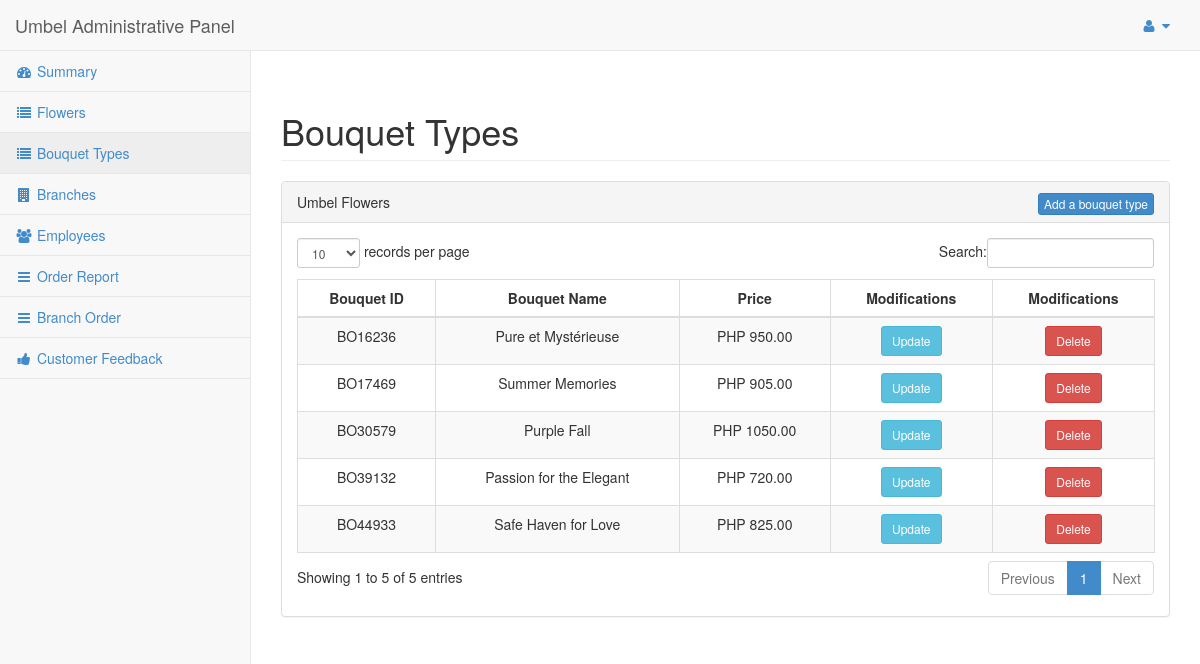
Page /admin/bouquets.php (signed in) on the committed database.
### tables this page shows
CREATE TABLE `bouquet` (
  `bo_ID` varchar(10) NOT NULL,
  `bo_name` varchar(100) NOT NULL,
  `bo_desc` text NOT NULL,
  `bo_price` int(10) NOT NULL,
  `bo_img` longblob,
  `bo_status` varchar(20) NOT NULL
);

### admin/bouquets.php (the view, shortened to what this page needs)
<?php
include('../functions/connect.php');
if(isset($_SESSION['user']) && $_SESSION['type'] == 'Administrator')
{
?>
<!DOCTYPE html>
<html lang="en">
<head>
    <link href="css/bootstrap.min.css" rel="stylesheet">
    <link href="css/plugins/metisMenu/metisMenu.min.css" rel="stylesheet">
    <link href="css/plugins/dataTables.bootstrap.css" rel="stylesheet">
    <link href="css/sb-admin-2.css" rel="stylesheet">
    <link href="font-awesome-4.1.0/css/font-awesome.min.css" rel="stylesheet" type="text/css">
</head>
<body>
    <div id="wrapper">
        <nav class="navbar navbar-default navbar-static-top" role="navigation" style="margin-bottom: 0">
            <div class="navbar-header">
                <div class="navbar-brand" href="#">Umbel Administrative Panel</div>
            </div>
        <ul class="nav navbar-top-links navbar-right">
                <li class="dropdown">
                    <a class="dropdown-toggle" data-toggle="dropdown" href="#">
                        <i class="fa fa-user fa-fw"></i>  <i class="fa fa-caret-down"></i>
                    </a>
                </li>
            </ul>
            <div class="navbar-default sidebar" role="navigation">
                <div class="sidebar-nav navbar-collapse">
                    <ul class="nav" id="side-menu">
                        <li>
                            <a href="index.php"><i class="fa fa-dashboard fa-fw"></i> Summary</a>
                        </li>
                        <li>
                            <a href="products.php"><i class="fa fa-list fa-fw"></i> Flowers</a>
                        </li>
                        <li>
                            <a class="active" href="bouquets.php"><i class="fa fa-list fa-fw"></i> Bouquet Types</a>
                        </li>
                        <li>
                            <a href="branches.php"><i class="fa fa-building fa-fw"></i> Branches</a>
                        </li>
                        <li>
                            <a href="employees.php"><i class="fa fa-group fa-fw"></i> Employees</a>
                        </li>
                        <li>
                            <a href="order_report.php"><i class="fa fa-reorder fa-fw"></i> Order Report</a>
                        </li>
                        <li>
                            <a href="branch_order.php"><i class="fa fa-reorder fa-fw"></i> Branch Order</a>
                        </li>
                        <li>
                            <a href="feedback.php"><i class="fa fa-thumbs-up fa-fw"></i> Customer Feedback</a>
                        </li>
                    </ul>
                </div>
            </div>
        </nav>
        <div id="page-wrapper">
            <div class="row">
                <div class="col-lg-12">
                    <br>
                    <h1 class="page-header">Bouquet Types</h1>
                </div>
            </div>
            <div class="row">
                <div class="col-lg-12">
                    <div class="panel panel-default">
                        <div class="panel-heading">
                           Umbel Flowers
                           <span class="navbar-right"><a href = 'new_bouquetType.php'><button type="button" class="btn btn-primary btn-xs">Add a bouquet type</button></a></span>
                        </div>
                        <div class="panel-body">
                            <div class="table-responsive">
                                <table class="table table-striped table-bordered table-hover" id="dataTables-example">
                                    <thead>
                                        <tr>
                                            <th><center>Bouquet ID</center></th>
                                            <th><center>Bouquet Name</center></th>
                                            <th><center>Price</center></th>
                                            <th><center>Modifications<center></th>
                                            <th><center>Modifications<center></th>
                                        </tr>
                                    </thead>
                                    <tbody>
                                    <?php
                                    $sql2 = "SELECT * FROM bouquet WHERE bo_status != 'Archived'";
                                                    $result2=mysqli_query($con, $sql2);
                                                    if(mysqli_num_rows($result2) > 0){
                                                        while($row2=mysqli_fetch_array($result2)){
                                        ?>
                                        <tr class="odd gradeX">
                                            <td><center><?php echo $row2['bo_ID']; ?></center></td>
                                            <td><center><?php echo $row2['bo_name']; ?></center></td>
                                            <td><center><?php echo "PHP " . $row2['bo_price'] . ".00"; ?></center></td>
                                            <td><center><a href = "#"><button type="button" class="btn btn-info btn-sm">Update</button></a></center></td>
                                            <td><center><a href = "../functions/pro_delBouquet.php?id=<?php echo $row2['bo_ID'];?>"><button type="button" class="btn btn-danger btn-sm">Delete</button></a></center></td>
                                        </tr>
                                    <?php
                                    }
                                    }
                                    ?>
                                    </tbody>
                                </table>
                            </div>
                        </div>
                    </div>
                </div>
            </div>
      </div>
   </div>
</body>
</html>
<?php
}
else{
    header ("location:../index.php?restricted=true");
}

### admin/css/sb-admin-2.css (style rules this page uses)
body { background-color: #f8f8f8; }
#wrapper { width: 100%; }
#page-wrapper { padding: 0 15px; min-height: 568px; background-color: #fff; }
@media (min-width:768px) { #page-wrapper { position: inherit; margin: 0 0 0 250px; padding: 0 30px; border-left: 1px solid #e7e7e7; } }
.navbar-top-links li { display: inline-block; }
.navbar-top-links li:last-child { margin-right: 15px; }
.navbar-top-links li a { padding: 15px; min-height: 50px; }
.sidebar .sidebar-nav.navbar-collapse { padding-right: 0; padding-left: 0; }
.sidebar ul li { border-bottom: 1px solid #e7e7e7; }
.sidebar ul li a.active { background-color: #eee; }
@media (min-width:768px) { .sidebar { z-index: 1; position: absolute; width: 250px; margin-top: 51px; } }

### rows in the picture
bouquet: bo_ID "BO16236", bo_name "Pure et Mystérieuse", bo_price "950"
bouquet: bo_ID "BO17469", bo_name "Summer Memories", bo_price "905"
bouquet: bo_ID "BO30579", bo_name "Purple Fall", bo_price "1050"
bouquet: bo_ID "BO39132", bo_name "Passion for the Elegant", bo_price "720"
bouquet: bo_ID "BO44933", bo_name "Safe Haven for Love", bo_price "825"
